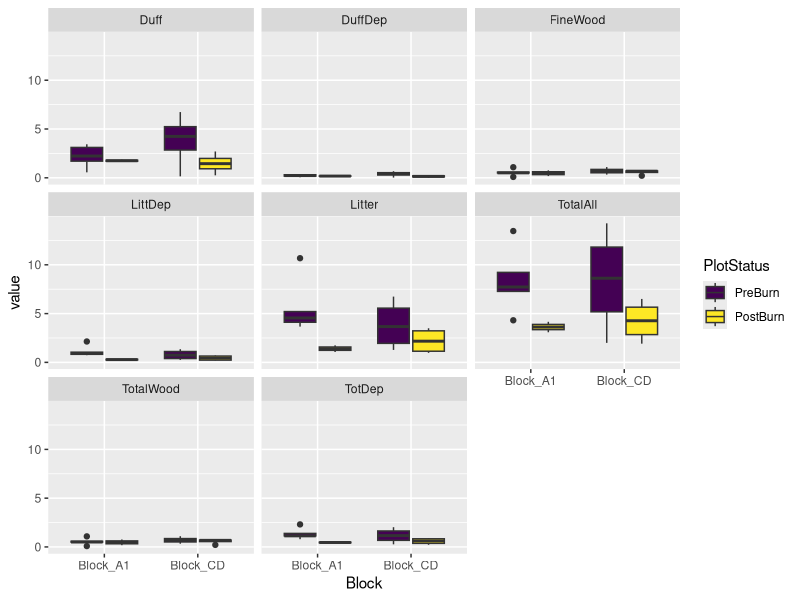
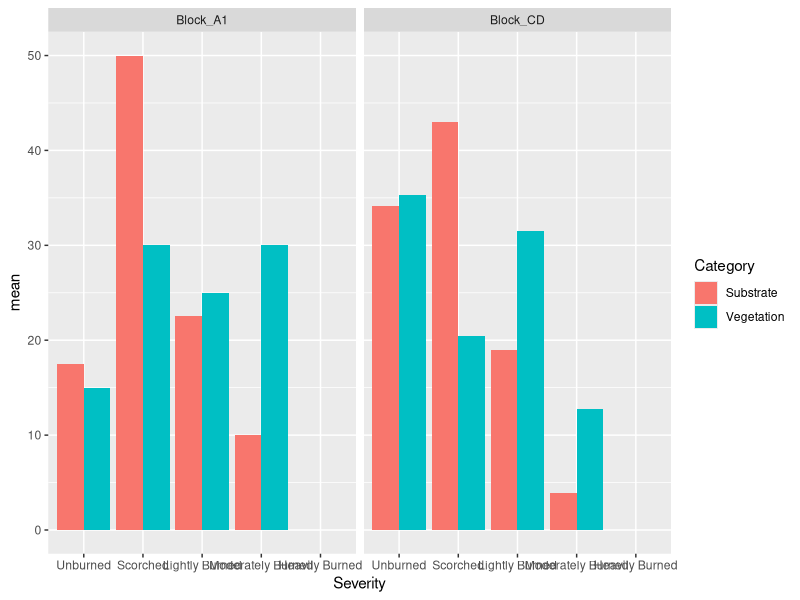

Reproduce these figures in R, in order.
## ---- chunk 1
knitr::opts_chunk$set(echo = TRUE)
## ---- chunk 2
library(dplyr)
library(tidyverse)
library(ggplot2)

fuels <- read.csv("Fall26RX/fall26rx_pre_post_FUELS.csv")

fuels <- fuels %>% mutate(Block = case_when(Plot == "RAP_07" | Plot == "RAP_08" | Plot == "RAP_11" | Plot == "RAP_12" ~ "Block_CD",
                                            TRUE ~ "Block_A1"))
fuels <- fuels %>% filter(Plot != "RAP_09")%>% filter(Plot != "RAP_10")

fuels2 <- fuels %>% select(c(Plot, Block, PlotStatus, FineWood, TotalWood, Duff, Litter, TotalAll, DuffDep, LittDep, TotDep)) %>%  
  pivot_longer(cols = c(FineWood, TotalWood, Duff, Litter, TotalAll, DuffDep, LittDep, TotDep), names_to = "FuelCategory", values_to = "value")

fuels2$PlotStatus <- factor(fuels2$PlotStatus, levels = c("PreBurn", "PostBurn"), ordered = TRUE)

ggplot(fuels2, aes(x = Block, y = value, fill = PlotStatus)) + geom_boxplot() + facet_wrap(vars(FuelCategory))

fuels_summary <- fuels2 %>% group_by(Block, PlotStatus, FuelCategory) %>% summarise(n = n(),
                                                                      mean = mean(value), sd = sd(value), min = min(value), max = max(value), .groups = "drop")

## ---- chunk 3
bs <- read.csv("Fall26RX/fall26rx_post_BURNSEVERITY.csv")

bs2 <- bs %>% pivot_longer(cols = c(6:15), names_to = c("Category", "Severity"), names_pattern = "([A-Za-z]+)([0-9]+)Pct", values_to = "Percent")
bs2 <- bs2 %>% mutate(Severity = case_when(Severity == 1 ~ "Heavily Burned",
                                           Severity == 2 ~ "Moderately Burned",
                                           Severity == 3 ~ "Lightly Burned", 
                                           Severity == 4 ~ "Scorched", Severity == 5 ~ "Unburned"))

bs2$Severity <- factor(bs2$Severity, levels = c("Unburned", "Scorched", "Lightly Burned", "Moderately Burned", "Heavily Burned"), ordered = TRUE)
bs2 <- bs2 %>% mutate(Block = case_when(Plot == "RAP_07" | Plot == "RAP_08" | Plot == "RAP_11" | Plot == "RAP_12" ~ "Block_CD",
                                            TRUE ~ "Block_A1"))
bs2 <- bs2 %>% mutate(Category = case_when(Category == "Sub" ~ "Substrate", Category == "Veg" ~ "Vegetation"))

bs_summary <- bs2 %>% group_by(Block, Category, Severity) %>% summarise(n = n(),
                                                                      mean = mean(Percent), sd = sd(Percent),  .groups = "drop")


ggplot(bs_summary, aes(x = Severity, y = mean, fill = Category)) + geom_col(position = position_dodge()) + facet_wrap(vars(Block))


## ---- chunk 4
